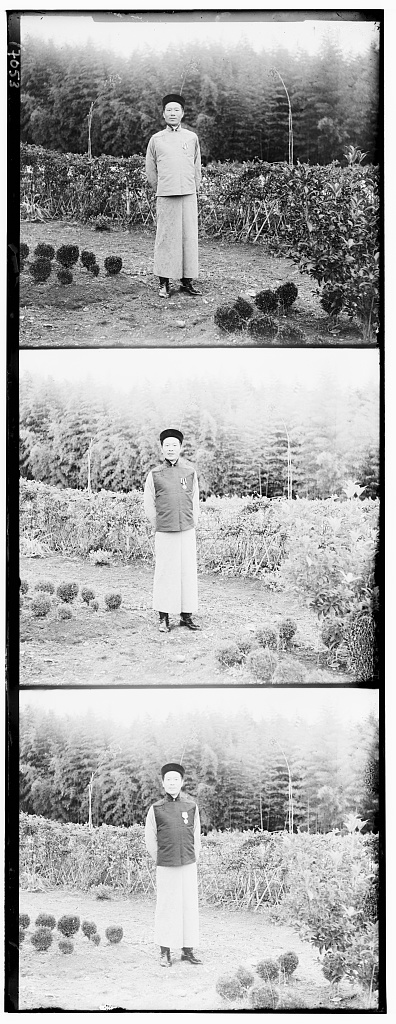
#> input picture asia.jpg, 396 x 1024 px
$ jupyter execute fourier_fase.ipynb
#> lines starting #> are read from the running program, lines starting #| are printed output that depends on the picture
[cell 1]
import matplotlib.pyplot as plt
import numpy as np
import cv2

[cell 2]
image = cv2.imread('asia.jpg', cv2.IMREAD_GRAYSCALE)
#> image is the input picture: shape (1024, 396); min 0, max 255, mean 168.1
plt.imshow(image, cmap="gray")

[cell 3]
# naive split
idxs = np.linspace(0, image.shape[0], 4).astype(int)
#> idxs = [0, 341, 682, 1024]
ims = [ image[x:y] for x, y in zip(idxs, idxs[1:]) ]
#> ims = 3 items

[cell 4]
crop = (np.array(ims[0].shape) * [.09, .08]).astype(int)
#> crop = [30, 31]
def preprocess_for_correlation(a):
    a = a[crop[0]:-crop[0], crop[1]:-crop[1]]
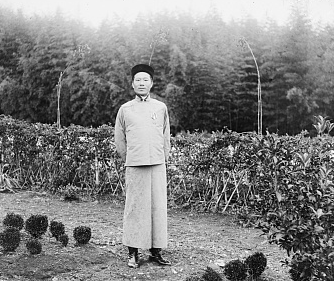
#> a: shape (281, 334); min 0, max 255, mean 126.4
    return a.astype('float32')
keys = list(map(preprocess_for_correlation, ims))
#> in preprocess_for_correlation (call 2), `a = a[crop[0]:-crop[0], crop[1]:-crop[1]]`:
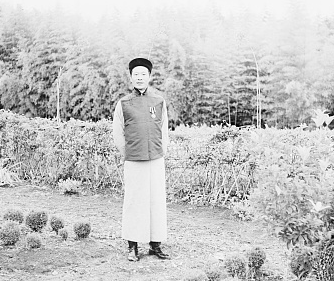
#> a: shape (281, 334); min 0, max 255, mean 196.4
#> in preprocess_for_correlation (call 3), `a = a[crop[0]:-crop[0], crop[1]:-crop[1]]`:
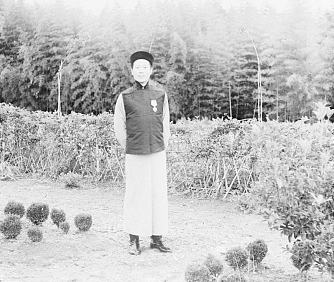
#> a: shape (282, 334); min 0, max 255, mean 191
#> keys = 3 items

[cell 5]
def get_offset(a, b):
    shape = np.maximum(a.shape, b.shape)
#> shape = [281, 334]
    convfreq = np.fft.fft2(a, shape) * np.fft.fft2(b, shape).conj()
    convfreq/= np.abs(convfreq)
    conv = np.fft.ifft2(convfreq).real
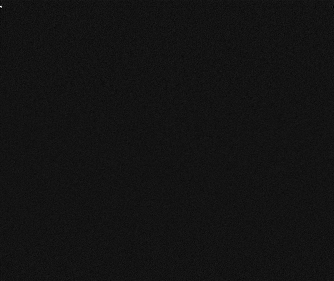
#> conv: shape (281, 334) float64; min -0.0205, max 0.246, mean 1.07e-05; drawn with min black and max white
    plt.imshow(conv)
    offset = np.unravel_index(np.argmax(conv), shape)
#> offset = (6, 0)
    offset = tuple( (x + w//2) % w - w//2 for x, w in zip(offset, shape) )
    return offset
offsets = [(0, 0)] + [ get_offset(keys[0], keys[i]) for i in range(1, 3) ]
#> offsets = [(0, 0), (6, 0), (13, -1)]

[cell 6]
shapes = np.array([ im.shape for im in ims ])
#> shapes = [[341, 396], [341, 396], [342, 396]]
bounds = np.array([np.amax(offsets, axis=0), np.amin(offsets + shapes, axis=0)])
#> bounds = [[13, 0], [341, 395]]
panelbounds = ( bounds - offset for offset in offsets )
stitched = [ im[b[0][0]:b[1][0], b[0][1]:b[1][1]] for im, b in zip(ims, panelbounds) ]
#> stitched = 3 items
stitched = np.moveaxis(stitched[::-1], 0, -1)
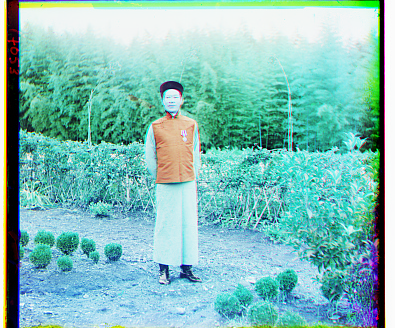
#> stitched: shape (328, 395, 3); mean of channels 0, 1, 2 183.7, 189.9, 128.4; drawn as B, G, R

$ run again, with extra1.jpg copied over asia.jpg
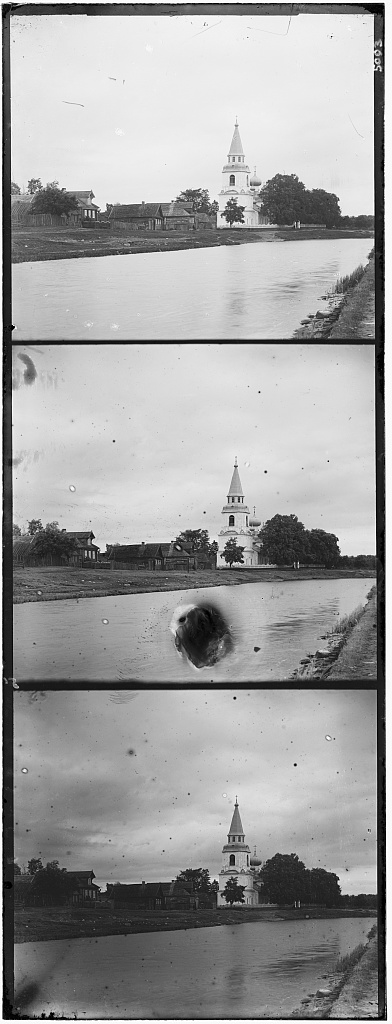
#> input picture extra1.jpg, 392 x 1024 px
#> image is the input picture: shape (1024, 392); min 0, max 255, mean 159.2
#> ims = 3 items
#> in preprocess_for_correlation (call 3), `a = a[crop[0]:-crop[0], crop[1]:-crop[1]]`:
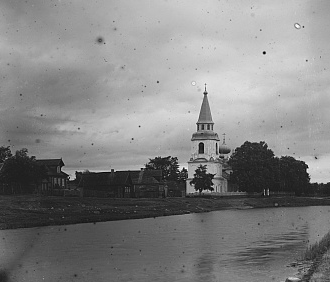
#> a: shape (282, 330); min 0, max 255, mean 130.4
#> offset = (1, 0)
#> conv: shape (282, 330) float64
#> offsets = [(0, 0), (1, 0), (2, 0)]
#> shapes = [[341, 392], [341, 392], [342, 392]]
#> bounds = [[2, 0], [341, 392]]
#> `stitched = [ im[b[0][0]:b[1][0], b[0][1]:b[1][1]] for im, b in zip(ims..`: stitched = 3 items
#> `stitched = np.moveaxis(stitched[::-1], 0, -1)`:
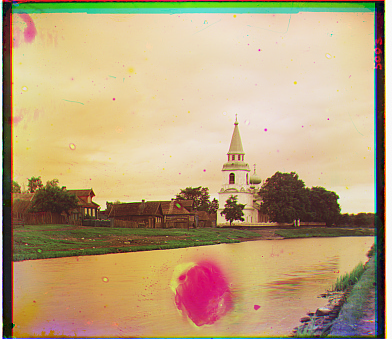
#> stitched: shape (339, 392, 3); mean of channels 0, 1, 2 125.8, 163.7, 187.4; drawn as B, G, R

$ run again, with extra2.jpg copied over asia.jpg
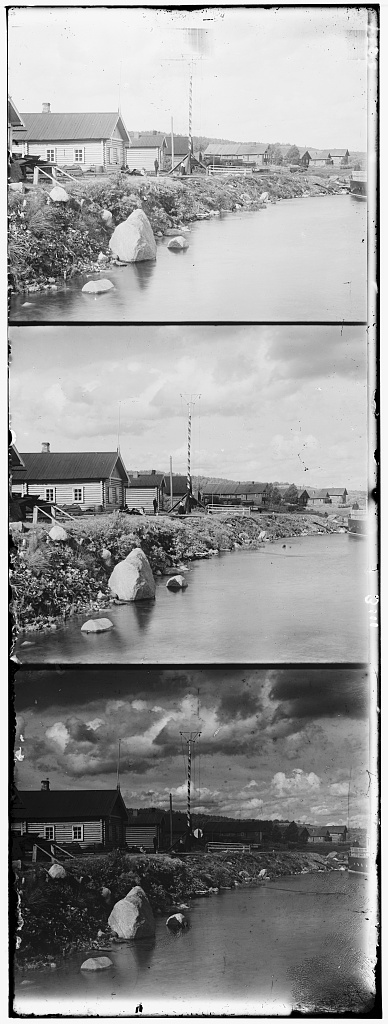
#> input picture extra2.jpg, 388 x 1024 px
#> image is the input picture: shape (1024, 388); min 0, max 255, mean 152.1
#> ims = 3 items
#> in preprocess_for_correlation (call 3), `a = a[crop[0]:-crop[0], crop[1]:-crop[1]]`:
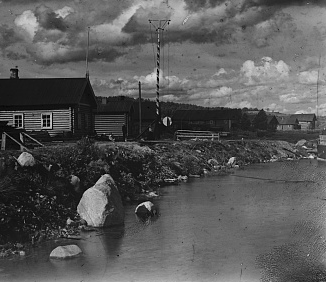
#> a: shape (282, 326); min 0, max 228, mean 87.9
#> offset = (2, 1)
#> conv: shape (282, 326) float64
#> offsets = [(0, 0), (2, 1), (5, 1)]
#> shapes = [[341, 388], [341, 388], [342, 388]]
#> bounds = [[5, 1], [341, 388]]
#> `stitched = [ im[b[0][0]:b[1][0], b[0][1]:b[1][1]] for im, b in zip(ims..`: stitched = 3 items
#> `stitched = np.moveaxis(stitched[::-1], 0, -1)`:
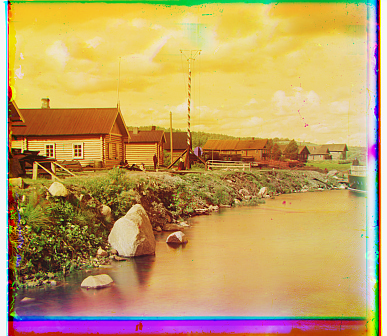
#> stitched: shape (336, 387, 3); mean of channels 0, 1, 2 99.1, 160.1, 193.9; drawn as B, G, R
